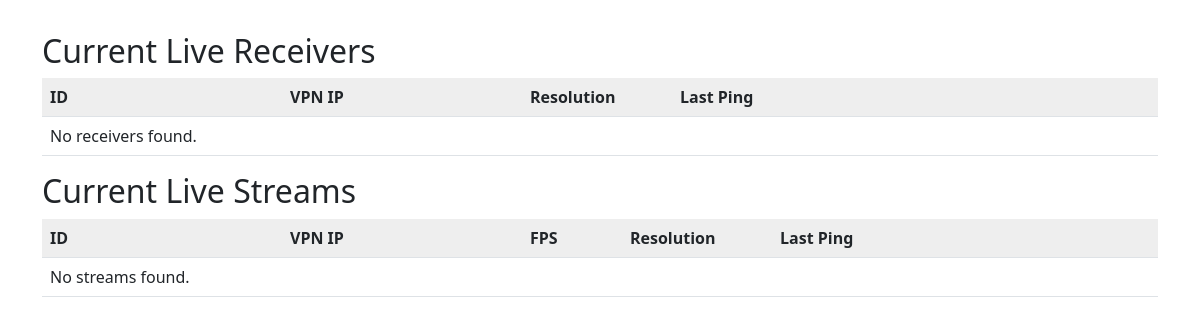
Before: / with the older database file.
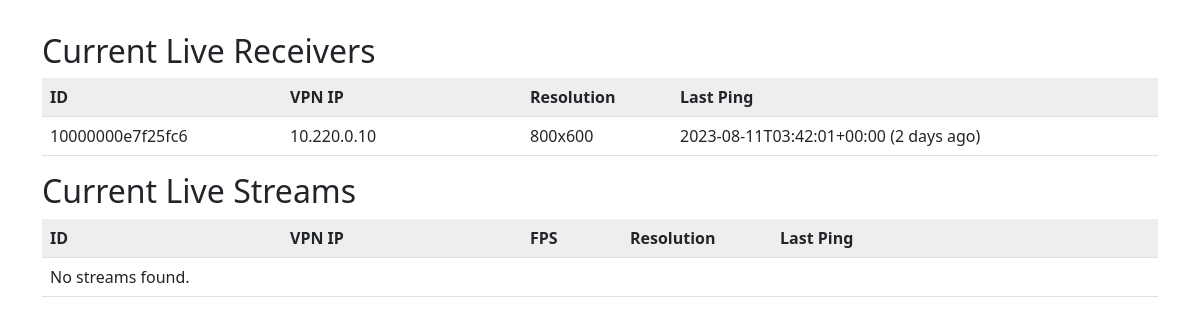
After: the same page with the newer database file.
### tables this page shows
CREATE TABLE `tbl_receivers` (
  `id_c` char(16) NOT NULL,
  `vpnIp_c` char(15) NOT NULL,
  `resolution_c` varchar(20) NOT NULL,
  `lastPing_d` int(10) unsigned NOT NULL,
  PRIMARY KEY (`id_c`)
);

### config.php (called while the page is built)
<?php
return [
	'db.host' => '127.0.0.1',
	'db.username' => 'web',
	'db.password' => 'Web.2021',
	'db.name' => 'db_bodycams',
];

### bootstrap.php (called while the page is built, shortened)
<?php
include_once 'functions.php';
include_once 'Database.php';
$Config = include 'config.php';
$dbHost = isset($Config['db.host']) ? $Config['db.host'] : null;
$dbUsername = isset($Config['db.username']) ? $Config['db.username'] : null;
$dbPassword = isset($Config['db.password']) ? $Config['db.password'] : null;
$dbName = isset($Config['db.name']) ? $Config['db.name'] : null;
try {
	$db = new Database($dbName, $dbUsername, $dbPassword, $dbHost);
} catch(\PDOException $e) {
	echo "Connection failed: " . $e->getMessage();
}

### Database.php (called while the page is built, shortened)
<?php
class Database
{
    private $mysql;
    private $result;
    private $result_rows;
    function __construct($database_name, $username, $password, $host = 'localhost', $mock = null)
    {
        $this->mysql = $mock ?: new mysqli($host, $username, $password, $database_name);
        $this->mysql->set_charset('utf8');
    }
    public function select($table, $where = [], $limit = false, $order = false, $where_mode = "AND", $select_fields = '*')
    {
        $this->result = null;
        $query = 'SELECT ' . $select_fields . ' FROM `' . $table . '`';
        return $this->query($query);
    }
    public function query($query)
    {
        $this->result_rows = null;
        $this->result = $this->mysql->query($query);
        return $this;
    }
    public function asArray()
    {
        if(!$this->result_rows) {
            $this->result_rows = [];
            while($row = mysqli_fetch_assoc($this->result)) {
                $this->result_rows[] = $row;
            }
        }
        $result = [];
        $index = 0;
        foreach($this->result_rows as $row) {
            $result[$index] = [];
            foreach($row as $key => $value) {
                $this->is_serialized($value, $value);
                $result[$index][$key] = $this->clean($value);
            }
            $index++;
        }
        return $result;
    }
    private function clean($str)
    {
        return $str;
    }
    public function is_serialized($data, &$result = null)
    {
        $data = trim($data);
        if($data[1] !== ':') {
            return false;
        }
        return false;
    }
}

### functions.php (called while the page is built, shortened)
<?php
function relativeTime($timestamp, $sufix = true) {
	$difference = time() - $timestamp;
	$periods = ['sec', 'min', 'hour', 'day', 'week', 'month', 'years', 'decade'];
	$lengths = [60, 60, 24, 7, 4.35, 12, 10, 100];
	if ($difference > 0) {
		$ending = 'ago';
	} else {
		$difference = -$difference;
		$ending = 'to go';
	}
	for ($j = 0; $difference >= $lengths[$j]; $j++) {
		$difference /= $lengths[$j];
	}
	$difference = round($difference);
	if ($difference != 1) $periods[$j] .= 's';
	return $difference . ' ' . $periods[$j] . (($sufix===true) ? ' ' . $ending : '');
}

### index.php (the view, shortened to what this page needs)
<?php
include 'bootstrap.php';
$db->select('tbl_receivers');
$receivers = $db->asArray();
$db->select('tbl_streams');
$streams = $db->asArray();
?>
<html>
<head>
    <link rel="stylesheet" href="https://cdn.jsdelivr.net/npm/bootstrap@5.2.3/dist/css/bootstrap.min.css">
</head>
<body>
    <div class="container" style="padding-top: 2rem;">
        <h2>Current Live Receivers</h2>
        <table class="table">
            <tr style="background:#eee">
                <th style="width: 240px;">ID</th>
                <th style="width: 240px;">VPN IP</th>
                <th style="width: 150px;">Resolution</th>
                <th style="width: auto;">Last Ping</th>
            </tr>
            <?php
            if (!empty($receivers)) {
                foreach ($receivers as $row) {
                ?>
            <tr>
                <td><?=$row['id_c'];?></td>
                <td><?=$row['vpnIp_c'];?></td>
                <td><?=$row['resolution_c'];?></td>
                <td><?=date(DATE_ATOM, $row['lastPing_d']);?> (<?=relativeTime($row['lastPing_d']);?>)</td>
            </tr>
                <?php
                }
            } else {
            ?>
            <tr>
                <td colspan="4">No receivers found.</td>
            </tr>
            <?php
            }
            ?>
        </table>
        <h2>Current Live Streams</h2>
        <table class="table">
            <tr style="background:#eee">
                <th style="width: 240px;">ID</th>
                <th style="width: 240px;">VPN IP</th>
                <th style="width: 100px;">FPS</th>
                <th style="width: 150px;">Resolution</th>
                <th style="width: auto;">Last Ping</th>
            </tr>
            <?php
            if (!empty($streams)) {
                foreach ($streams as $row) {
                ?>
            <tr>
                <td><?=$row['id_c'];?></td>
                <td><?=$row['vpnIp_c'];?></td>
                <td><?=$row['fps_n'];?></td>
                <td><?=$row['resolution_c'];?></td>
                <td><?=date(DATE_ATOM, $row['lastPing_d']);?> (<?=relativeTime($row['lastPing_d']);?>)</td>
            </tr>
                <?php
                }
            } else {
            ?>
            <tr>
                <td colspan="5">No streams found.</td>
            </tr>
            <?php
            }
            ?>
        </table>
    </div>
</body>
</html>

Changed rows visible on the page:
added tbl_receivers: id_c "10000000e7f25fc6", vpnIp_c "10.220.0.10", resolution_c "800x600", lastPing_d "2023-08-11T03:42:01+00:00", lastPing_d "2 days ago"
Other visible differences:
text no longer shown: "No receivers found."
